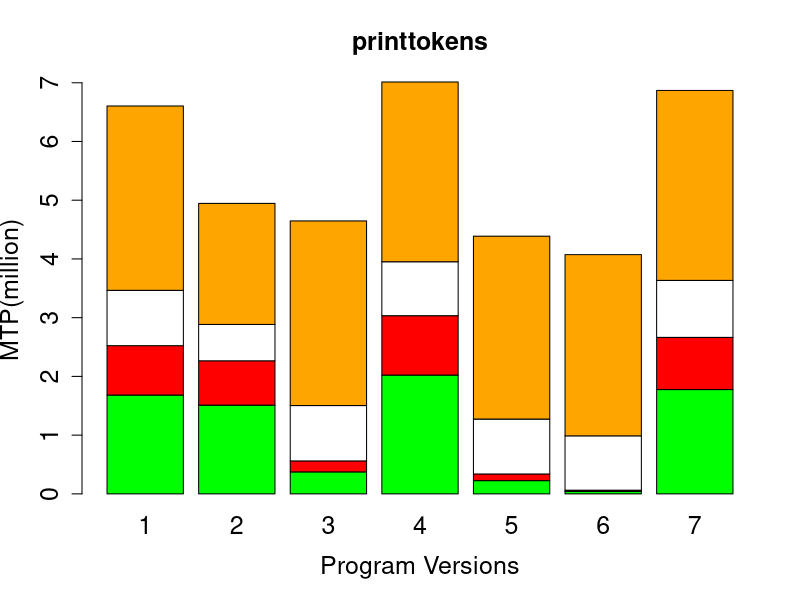

Generate this figure with R:
setwd('C:/Research/Experiment/DataAnalysis/barGraph')

colors = c("green","red","white","orange")
nbar = 7
nblock = 4
# read the data from csv file, save to list
d = read.csv("printtokens.csv",head=FALSE, sep=",",na.strings = "")
show(d)
# change the list to matrix
m = matrix(unlist(d),nbar+1,nblock)
show(m)
# delete the first row
m = m[-1,]
show(m)
# change the data type
m = as.numeric(as.character(m))
# change the unit to million
m = m/1000000
show(m)
# construct matri
m = matrix(m,nrow=nblock,ncol=nbar,byrow=TRUE)
# Create the bar chart.
barplot(m,main="printtokens",cex.axis=1.5,cex.lab=1.5, cex.main=1.5,cex.names=1.5,names.arg=c(1:nbar),xlab="Program Versions",ylab="MTP(million)",col=colors)
